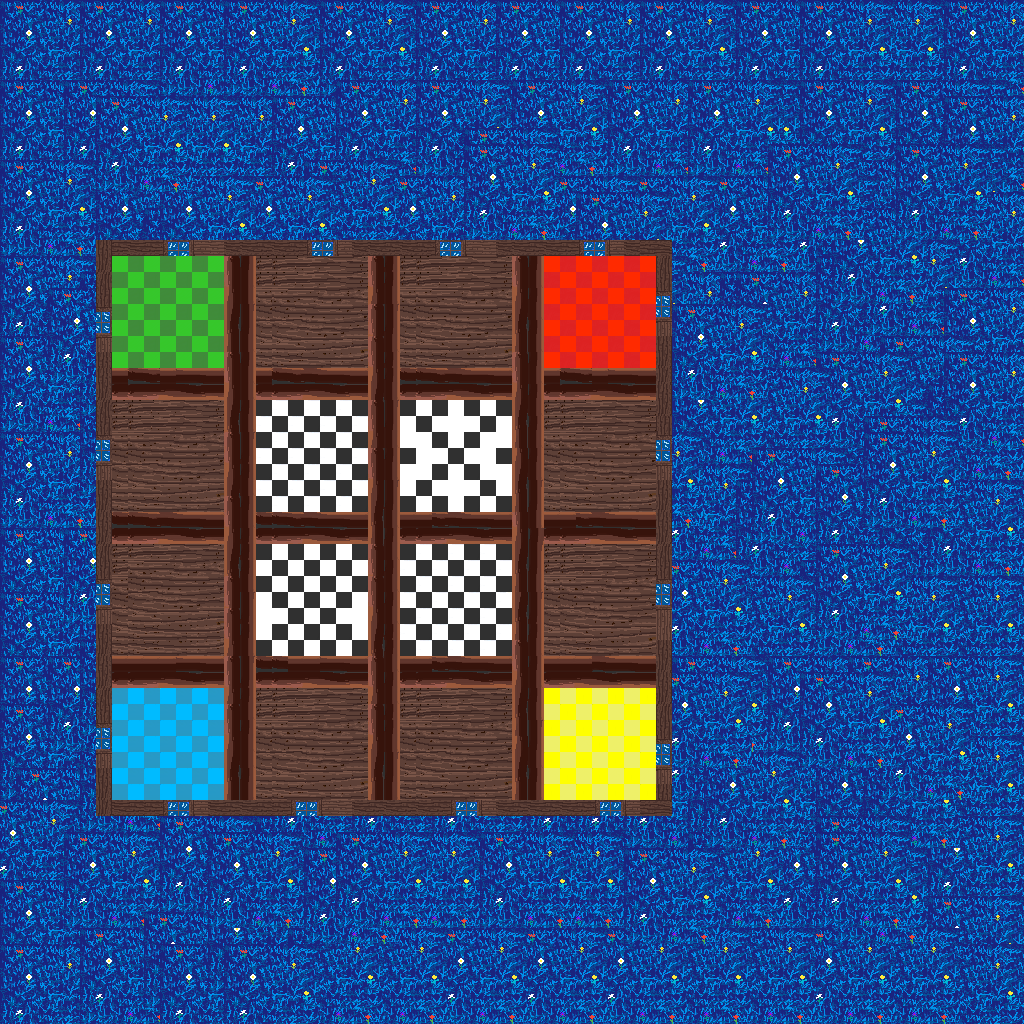

This game map was drawn from its Tiled (.tmx) file and the tilesets committed beside it. A one-line description and the trimmed map source follow:
An orthogonal 64x64 tile map with 16x16 px tiles, 3 tile layers (Ground, Floor, Walls), 8 tilesets and 16 objects.

<map version="1.10" tiledversion="1.11.0" orientation="orthogonal" renderorder="right-down" width="64" height="64" tilewidth="16" tileheight="16" infinite="0" nextlayerid="25" nextobjectid="60">
 <tileset firstgid="1" name="pixil-frame-0 (1)" tilewidth="16" tileheight="16" tilecount="36" columns="6">
  <image source="pixil-frame-0 (1).png" width="100" height="100" />
 </tileset>
 <tileset firstgid="37" name="Room floor 2" tilewidth="16" tileheight="16" tilecount="36" columns="6">
  <image source="Room floor 2.png" width="100" height="100" />
 </tileset>
 <tileset firstgid="73" name="Horizontal wall" tilewidth="16" tileheight="16" tilecount="36" columns="6">
  <image source="Horizontal wall.png" width="100" height="100" />
 </tileset>
 <tileset firstgid="109" name="Wall pixel 2" tilewidth="16" tileheight="16" tilecount="6" columns="6">
  <image source="Wall pixel 2.png" width="100" height="20" />
 </tileset>
 <tileset firstgid="115" name="Horizontal wall" tilewidth="16" tileheight="16" tilecount="36" columns="6">
  <image source="Horizontal wall.png" width="100" height="100" />
 </tileset>
 <tileset firstgid="151" name="Color paint" tilewidth="16" tileheight="16" tilecount="36" columns="6">
  <image source="Color paint.png" width="100" height="100" />
 </tileset>
 <tileset firstgid="187" name="Color paint 2" tilewidth="16" tileheight="16" tilecount="36" columns="6">
  <image source="Color paint 2.png" width="100" height="100" />
 </tileset>
 <tileset firstgid="223" name="paint color 3" tilewidth="16" tileheight="16" tilecount="36" columns="6">
  <image source="paint color 3.png" width="100" height="100" />
 </tileset>
 <layer id="1" name="Ground" width="64" height="64">
  <data>[4096 cells, 4096 non-empty, 38 distinct tile ids]</data>
 </layer>
 <layer id="2" name="Floor" width="64" height="64" locked="1">
  <data>[4096 cells, 784 non-empty, 47 distinct tile ids]</data>
 </layer>
 <objectgroup id="24" name="Rooms">
  <object id="29" x="112" y="256" width="112" height="112" />
  <object id="30" x="256" y="256" width="112" height="112" />
  <object id="31" x="400" y="256" width="112" height="112" />
  <object id="32" x="544" y="256" width="112" height="112" />
  <object id="48" x="112" y="400" width="112" height="112" />
  <object id="49" x="256" y="400" width="112" height="112" />
  <object id="50" x="400" y="400" width="112" height="112" />
  <object id="51" x="544" y="400" width="112" height="112" />
  <object id="52" x="112" y="544" width="112" height="112" />
  <object id="53" x="256" y="544" width="112" height="112" />
  <object id="54" x="400" y="544" width="112" height="112" />
  <object id="55" x="544" y="544" width="112" height="112" />
  <object id="56" x="112" y="688" width="112" height="112" />
  <object id="57" x="256" y="688" width="112" height="112" />
  <object id="58" x="400" y="688" width="112" height="112" />
  <object id="59" x="544" y="688" width="112" height="112" />
 </objectgroup>
 <layer id="3" name="Walls" width="64" height="64">
  <data>[4096 cells, 512 non-empty, 18 distinct tile ids]</data>
 </layer>
</map>
